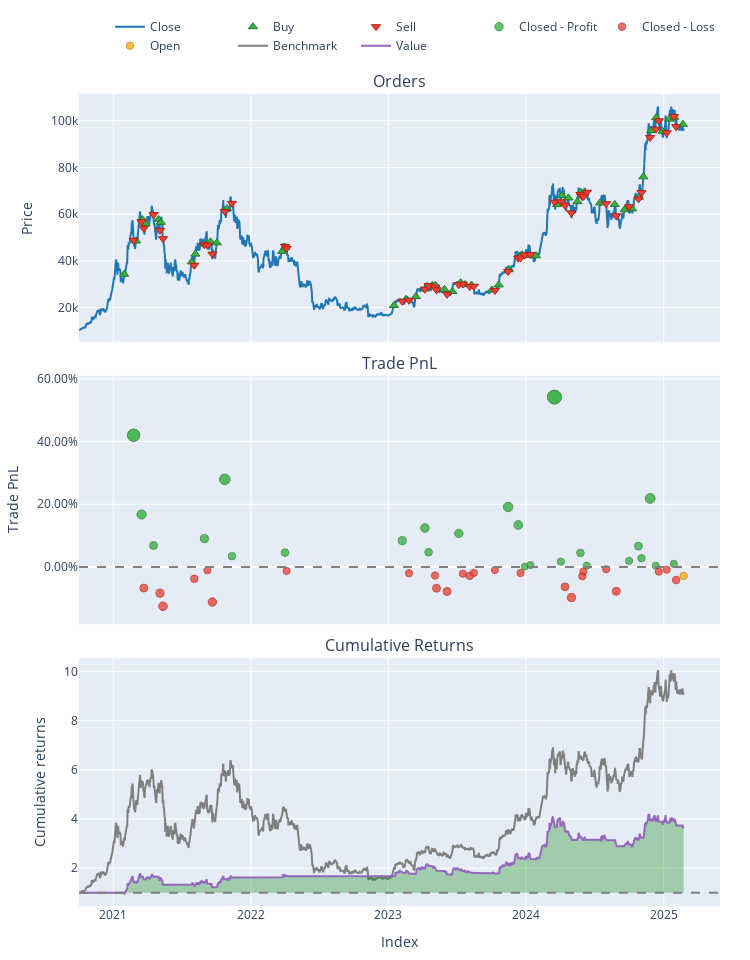

Notebook cell for this chart:
### Code cell
# pf_pairs[name_of_setup_to_investigate[-1]][name_of_setup_to_investigate[1:]].plot().show()
pf_pairs[name_of_setup_to_investigate[-1]][name_of_setup_to_investigate].plot().show()

### Figure 1 — Plotly figure (JSON) as saved in the notebook; plotly's stock layout.template omitted (floating-point values rounded to 4 significant figures; data arrays with more than 128 entries replaced by an {"elided": "..."} marker saying what was removed)
{"data": [{"legendgroup": "0", "line": {"color": "#1f77b4"}, "name": "Close", "showlegend": true, "type": "scatter", "uid": "86575964-19f2-49cc-ab36-9599e4f7e899", "x": {"elided": "1606 str values"}, "xaxis": "x", "y": {"elided": "1606 float values"}, "yaxis": "y"}, {"customdata": {"elided": "51x3 float values"}, "hovertemplate": "Order Id: %{customdata[0]}<br>Timestamp: %{x}<br>Price: %{y}<br>Size: %{customdata[1]:.6f}<br>Fees: %{customdata[2]:.6f}", "legendgroup": "1", "marker": {"color": "#37B13F", "line": {"color": "rgb(38,123,44)", "width": 1}, "size": 8, "symbol": "triangle-up"}, "mode": "markers", "name": "Buy", "type": "scatter", "uid": "b3b30819-f5b4-4678-869c-371f4a4e0b0e", "x": ["2021-01-30T00:00:00+00:00", "2021-03-03T00:00:00+00:00", "2021-03-19T00:00:00+00:00", "2021-03-28T00:00:00+00:00", "2021-05-01T00:00:00+00:00", "2021-05-07T00:00:00+00:00", "2021-07-28T00:00:00+00:00", "2021-08-07T00:00:00+00:00", "2021-09-01T00:00:00+00:00", "2021-09-16T00:00:00+00:00", "2021-10-03T00:00:00+00:00", "2021-10-30T00:00:00+00:00", "2022-03-25T00:00:00+00:00", "2022-04-03T00:00:00+00:00", "2023-01-16T00:00:00+00:00", "2023-02-17T00:00:00+00:00", "2023-03-15T00:00:00+00:00", "2023-04-09T00:00:00+00:00", "2023-04-28T00:00:00+00:00", "2023-05-06T00:00:00+00:00", "2023-05-30T00:00:00+00:00", "2023-06-20T00:00:00+00:00", "2023-07-12T00:00:00+00:00", "2023-07-23T00:00:00+00:00", "2023-08-10T00:00:00+00:00", "2023-10-03T00:00:00+00:00", "2023-10-21T00:00:00+00:00", "2023-11-17T00:00:00+00:00", "2023-12-16T00:00:00+00:00", "2023-12-20T00:00:00+00:00", "2024-01-01T00:00:00+00:00", "2024-01-28T00:00:00+00:00", "2024-03-24T00:00:00+00:00", "2024-04-06T00:00:00+00:00", "2024-04-23T00:00:00+00:00", "2024-05-17T00:00:00+00:00", "2024-05-26T00:00:00+00:00", "2024-05-31T00:00:00+00:00", "2024-06-04T00:00:00+00:00", "2024-07-16T00:00:00+00:00", "2024-08-24T00:00:00+00:00", "2024-09-19T00:00:00+00:00", "2024-10-09T00:00:00+00:00", "2024-10-27T00:00:00+00:00", "2024-11-08T00:00:00+00:00", "2024-11-29T00:00:00+00:00", "2024-12-12T00:00:00+00:00", "2024-12-29T00:00:00+00:00", "2025-01-16T00:00:00+00:00", "2025-01-29T00:00:00+00:00", "2025-02-21T00:00:00+00:00"], "xaxis": "x", "y": [34310.0, 48540.0, 57760.0, 55930.0, 57810.0, 56510.0, 39540.0, 42930.0, 47190.0, 48220.0, 47730.0, 62380.0, 44090.0, 45900.0, 20920.0, 23560.0, 24730.0, 28000.0, 29530.0, 29560.0, 27790.0, 26900.0, 30680.0, 29850.0, 29640.0, 27550.0, 29730.0, 36240.0, 42020.0, 42350.0, 42360.0, 42200.0, 64120.0, 67960.0, 66940.0, 65370.0, 69430.0, 68490.0, 68950.0, 64850.0, 64170.0, 61880.0, 62290.0, 67230.0, 76020.0, 95830.0, 101300.0, 95500.0, 100700.0, 101500.0, 98500.0], "yaxis": "y"}, {"customdata": {"elided": "50x3 float values"}, "hovertemplate": "Order Id: %{customdata[0]}<br>Timestamp: %{x}<br>Price: %{y}<br>Size: %{customdata[1]:.6f}<br>Fees: %{customdata[2]:.6f}", "legendgroup": "2", "marker": {"color": "#EA4335", "line": {"color": "rgb(181,31,18)", "width": 1}, "size": 8, "symbol": "triangle-down"}, "mode": "markers", "name": "Sell", "type": "scatter", "uid": "c821b726-1dd2-4454-83b2-4f9df5d14283", "x": ["2021-02-24T00:00:00+00:00", "2021-03-17T00:00:00+00:00", "2021-03-23T00:00:00+00:00", "2021-04-18T00:00:00+00:00", "2021-05-05T00:00:00+00:00", "2021-05-13T00:00:00+00:00", "2021-08-04T00:00:00+00:00", "2021-08-31T00:00:00+00:00", "2021-09-08T00:00:00+00:00", "2021-09-21T00:00:00+00:00", "2021-10-24T00:00:00+00:00", "2021-11-12T00:00:00+00:00", "2022-04-02T00:00:00+00:00", "2022-04-06T00:00:00+00:00", "2023-02-07T00:00:00+00:00", "2023-02-25T00:00:00+00:00", "2023-04-08T00:00:00+00:00", "2023-04-18T00:00:00+00:00", "2023-05-05T00:00:00+00:00", "2023-05-09T00:00:00+00:00", "2023-06-06T00:00:00+00:00", "2023-07-07T00:00:00+00:00", "2023-07-18T00:00:00+00:00", "2023-08-05T00:00:00+00:00", "2023-08-16T00:00:00+00:00", "2023-10-11T00:00:00+00:00", "2023-11-15T00:00:00+00:00", "2023-12-12T00:00:00+00:00", "2023-12-18T00:00:00+00:00", "2023-12-29T00:00:00+00:00", "2024-01-13T00:00:00+00:00", "2024-03-17T00:00:00+00:00", "2024-04-03T00:00:00+00:00", "2024-04-14T00:00:00+00:00", "2024-05-01T00:00:00+00:00", "2024-05-25T00:00:00+00:00", "2024-05-30T00:00:00+00:00", "2024-06-02T00:00:00+00:00", "2024-06-11T00:00:00+00:00", "2024-08-01T00:00:00+00:00", "2024-08-28T00:00:00+00:00", "2024-10-01T00:00:00+00:00", "2024-10-26T00:00:00+00:00", "2024-11-03T00:00:00+00:00", "2024-11-26T00:00:00+00:00", "2024-12-11T00:00:00+00:00", "2024-12-19T00:00:00+00:00", "2025-01-09T00:00:00+00:00", "2025-01-28T00:00:00+00:00", "2025-02-03T00:00:00+00:00"], "xaxis": "x", "y": [48810.0, 56770.0, 53980.0, 59880.0, 53090.0, 49530.0, 38130.0, 46890.0, 46770.0, 42920.0, 61170.0, 64640.0, 46190.0, 45410.0, 22710.0, 23140.0, 27850.0, 29370.0, 28780.0, 27610.0, 25670.0, 29840.0, 30080.0, 29060.0, 29140.0, 27330.0, 35480.0, 41170.0, 41290.0, 42480.0, 42700.0, 65180.0, 65340.0, 63790.0, 60550.0, 68430.0, 67520.0, 67630.0, 69390.0, 64500.0, 59290.0, 63200.0, 66560.0, 69240.0, 92810.0, 96390.0, 100000.0, 94860.0, 101900.0, 97490.0], "yaxis": "y"}, {"customdata": [[0, 0, 209.8, 0.4201], [1, 1, 118.7, 0.1674], [3, 3, 52.82, 0.06843], [7, 7, 57.38, 0.0902], [10, 10, 170.3, 0.2795], [11, 11, 26.7, 0.03425], [12, 12, 36.85, 0.04572], [14, 14, 69.83, 0.0839], [16, 16, 109.8, 0.1242], [17, 17, 46.7, 0.04699], [21, 21, 93.17, 0.1071], [26, 26, 170.1, 0.1913], [27, 27, 141.8, 0.1339], [29, 29, 1.134, 0.0009634], [30, 30, 6.989, 0.00593], [31, 31, 642.4, 0.5418], [32, 32, 31.18, 0.01706], [35, 35, 70.36, 0.04477], [38, 38, 6.984, 0.004448], [41, 41, 27.96, 0.01937], [42, 42, 97.95, 0.06657], [43, 43, 43.71, 0.02786], [44, 44, 352.8, 0.2187], [45, 45, 7.449, 0.00379], [48, 48, 18.52, 0.009616]], "hovertemplate": "Exit Trade Id: %{customdata[0]}<br>Position Id: %{customdata[1]}<br>Exit Timestamp: %{x}<br>PnL: %{customdata[2]:.6f}<br>Return: %{customdata[3]:.2%}", "legendgroup": "3", "marker": {"color": "#37B13F", "line": {"color": "rgb(38,123,44)", "width": 1}, "opacity": [0.8662, 0.7962, 0.7687, 0.7747, 0.8272, 0.7592, 0.7624, 0.773, 0.7842, 0.7628, 0.7794, 0.8028, 0.7869, 0.75, 0.7514, 0.9, 0.7545, 0.7621, 0.751, 0.7551, 0.7682, 0.7575, 0.8104, 0.7508, 0.7524], "size": [12.42, 9.154, 7.873, 8.155, 10.6, 7.431, 7.579, 8.073, 8.595, 7.596, 8.374, 9.464, 8.721, 7, 7.064, 14, 7.208, 7.567, 7.045, 7.238, 7.849, 7.348, 9.818, 7.037, 7.112], "symbol": "circle"}, "mode": "markers", "name": "Closed - Profit", "type": "scatter", "uid": "9775ba56-6823-49b8-a60f-1baf1a1fbb07", "x": ["2021-02-24T00:00:00+00:00", "2021-03-17T00:00:00+00:00", "2021-04-18T00:00:00+00:00", "2021-08-31T00:00:00+00:00", "2021-10-24T00:00:00+00:00", "2021-11-12T00:00:00+00:00", "2022-04-02T00:00:00+00:00", "2023-02-07T00:00:00+00:00", "2023-04-08T00:00:00+00:00", "2023-04-18T00:00:00+00:00", "2023-07-07T00:00:00+00:00", "2023-11-15T00:00:00+00:00", "2023-12-12T00:00:00+00:00", "2023-12-29T00:00:00+00:00", "2024-01-13T00:00:00+00:00", "2024-03-17T00:00:00+00:00", "2024-04-03T00:00:00+00:00", "2024-05-25T00:00:00+00:00", "2024-06-11T00:00:00+00:00", "2024-10-01T00:00:00+00:00", "2024-10-26T00:00:00+00:00", "2024-11-03T00:00:00+00:00", "2024-11-26T00:00:00+00:00", "2024-12-11T00:00:00+00:00", "2025-01-28T00:00:00+00:00"], "xaxis": "x2", "y": [0.4201, 0.1674, 0.06843, 0.0902, 0.2795, 0.03425, 0.04572, 0.0839, 0.1242, 0.04699, 0.1071, 0.1913, 0.1339, 0.0009634, 0.00593, 0.5418, 0.01706, 0.04477, 0.004448, 0.01937, 0.06657, 0.02786, 0.2187, 0.00379, 0.009616], "yaxis": "y2"}, {"customdata": [[2, 2, -55.84, -0.06747], [4, 4, -68.95, -0.08361], [5, 5, -94.8, -0.1254], [6, 6, -25.03, -0.03786], [8, 8, -7.544, -0.01088], [9, 9, -76.63, -0.1117], [13, 13, -10.64, -0.01263], [15, 15, -17.98, -0.01993], [18, 18, -28.57, -0.02746], [19, 19, -68.77, -0.06796], [20, 20, -73.68, -0.07812], [22, 22, -20.78, -0.02159], [23, 23, -26.89, -0.02855], [24, 24, -17.16, -0.01875], [25, 25, -8.847, -0.009853], [28, 28, -23.26, -0.01937], [33, 33, -117.6, -0.06327], [34, 34, -169.7, -0.09748], [36, 36, -48.51, -0.02955], [37, 37, -23.25, -0.0146], [39, 39, -11.68, -0.007407], [40, 40, -122.0, -0.07793], [46, 46, -29.56, -0.01498], [47, 47, -16.83, -0.008663], [49, 49, -81.34, -0.04182]], "hovertemplate": "Exit Trade Id: %{customdata[0]}<br>Position Id: %{customdata[1]}<br>Exit Timestamp: %{x}<br>PnL: %{customdata[2]:.6f}<br>Return: %{customdata[3]:.2%}", "legendgroup": "4", "marker": {"color": "#EA4335", "line": {"color": "rgb(181,31,18)", "width": 1}, "opacity": [0.7684, 0.7729, 0.7845, 0.7602, 0.7527, 0.7807, 0.7532, 0.7553, 0.7573, 0.7686, 0.7714, 0.7557, 0.7577, 0.7549, 0.7525, 0.7551, 0.7673, 0.7768, 0.7579, 0.7538, 0.7518, 0.7713, 0.7539, 0.7521, 0.7613], "size": [7.861, 8.07, 8.611, 7.477, 7.128, 8.433, 7.151, 7.245, 7.343, 7.867, 7.999, 7.267, 7.357, 7.23, 7.115, 7.238, 7.806, 8.249, 7.37, 7.176, 7.083, 7.996, 7.181, 7.1, 7.529], "symbol": "circle"}, "mode": "markers", "name": "Closed - Loss", "type": "scatter", "uid": "8f7a9359-2760-45b7-a485-7a8cecc6efa3", "x": ["2021-03-23T00:00:00+00:00", "2021-05-05T00:00:00+00:00", "2021-05-13T00:00:00+00:00", "2021-08-04T00:00:00+00:00", "2021-09-08T00:00:00+00:00", "2021-09-21T00:00:00+00:00", "2022-04-06T00:00:00+00:00", "2023-02-25T00:00:00+00:00", "2023-05-05T00:00:00+00:00", "2023-05-09T00:00:00+00:00", "2023-06-06T00:00:00+00:00", "2023-07-18T00:00:00+00:00", "2023-08-05T00:00:00+00:00", "2023-08-16T00:00:00+00:00", "2023-10-11T00:00:00+00:00", "2023-12-18T00:00:00+00:00", "2024-04-14T00:00:00+00:00", "2024-05-01T00:00:00+00:00", "2024-05-30T00:00:00+00:00", "2024-06-02T00:00:00+00:00", "2024-08-01T00:00:00+00:00", "2024-08-28T00:00:00+00:00", "2024-12-19T00:00:00+00:00", "2025-01-09T00:00:00+00:00", "2025-02-03T00:00:00+00:00"], "xaxis": "x2", "y": [-0.06747, -0.08361, -0.1254, -0.03786, -0.01088, -0.1117, -0.01263, -0.01993, -0.02746, -0.06796, -0.07812, -0.02159, -0.02855, -0.01875, -0.009853, -0.01937, -0.06327, -0.09748, -0.02955, -0.0146, -0.007407, -0.07793, -0.01498, -0.008663, -0.04182], "yaxis": "y2"}, {"customdata": [[50, 50, -53.3, -0.0286]], "hovertemplate": "Exit Trade Id: %{customdata[0]}<br>Position Id: %{customdata[1]}<br>Exit Timestamp: %{x}<br>PnL: %{customdata[2]:.6f}<br>Return: %{customdata[3]:.2%}", "legendgroup": "5", "marker": {"color": "#FFAA00", "line": {"color": "rgb(178,118,0)", "width": 1}, "opacity": [0.7577], "size": [7.358], "symbol": "circle"}, "mode": "markers", "name": "Open", "type": "scatter", "uid": "8e74ef98-f174-4e7d-9d32-5cce6117e0db", "x": ["2025-02-23T00:00:00+00:00"], "xaxis": "x2", "y": [-0.0286], "yaxis": "y2"}, {"legendgroup": "6", "line": {"color": "#7f7f7f"}, "name": "Benchmark", "showlegend": true, "type": "scatter", "uid": "904cc009-9dfe-4e1e-8aa0-0ebc3776c4a6", "x": {"elided": "1606 str values"}, "xaxis": "x3", "y": {"elided": "1606 float values"}, "yaxis": "y3"}, {"hoverinfo": "skip", "legendgroup": "7", "line": {"color": "rgba(0, 0, 0, 0)", "width": 0}, "opacity": 0, "showlegend": false, "type": "scatter", "uid": "92eaf1e4-c896-4605-9088-6c8c9c25874d", "x": {"elided": "1606 str values"}, "xaxis": "x3", "y": {"elided": "1606 int values"}, "yaxis": "y3"}, {"connectgaps": false, "fill": "tonexty", "fillcolor": "rgba(0, 128, 0, 0.3)", "hoverinfo": "skip", "legendgroup": "7", "line": {"color": "rgba(0, 0, 0, 0)", "width": 0}, "opacity": 0, "showlegend": false, "type": "scatter", "uid": "80ba3eaa-7f0b-4592-9184-e19e475610bf", "x": {"elided": "1606 str values"}, "xaxis": "x3", "y": {"elided": "1606 float values"}, "yaxis": "y3"}, {"hoverinfo": "skip", "legendgroup": "7", "line": {"color": "rgba(0, 0, 0, 0)", "width": 0}, "opacity": 0, "showlegend": false, "type": "scatter", "uid": "b596505d-0366-4aef-a20f-a518d347d6e5", "x": {"elided": "1606 str values"}, "xaxis": "x3", "y": {"elided": "1606 int values"}, "yaxis": "y3"}, {"connectgaps": false, "fill": "tonexty", "fillcolor": "rgba(255, 0, 0, 0.3)", "hoverinfo": "skip", "legendgroup": "7", "line": {"color": "rgba(0, 0, 0, 0)", "width": 0}, "opacity": 0, "showlegend": false, "type": "scatter", "uid": "84fb5911-f258-4f5d-b691-7260306e2916", "x": {"elided": "1606 str values"}, "xaxis": "x3", "y": {"elided": "1606 float values"}, "yaxis": "y3"}, {"legendgroup": "8", "line": {"color": "#9467bd"}, "name": "Value", "showlegend": true, "type": "scatter", "uid": "6c8c0bf2-e939-44d2-89c0-424bf6905c7d", "x": {"elided": "1606 str values"}, "xaxis": "x3", "y": {"elided": "1606 float values"}, "yaxis": "y3"}, {"hoverinfo": "skip", "legendgroup": "7", "line": {"color": "rgba(0, 0, 0, 0)", "width": 0}, "opacity": 0, "showlegend": false, "type": "scatter", "uid": "e288c35d-d919-45d9-8a52-b0453053df94", "x": {"elided": "1606 str values"}, "xaxis": "x3", "y": {"elided": "1606 int values"}, "yaxis": "y3"}], "layout": {"annotations": [{"font": {"size": 16}, "showarrow": false, "text": "Orders", "x": 0.5, "xanchor": "center", "xref": "paper", "y": 1, "yanchor": "bottom", "yref": "paper"}, {"font": {"size": 16}, "showarrow": false, "text": "Trade PnL", "x": 0.5, "xanchor": "center", "xref": "paper", "y": 0.6528, "yanchor": "bottom", "yref": "paper"}, {"font": {"size": 16}, "showarrow": false, "text": "Cumulative Returns", "x": 0.5, "xanchor": "center", "xref": "paper", "y": 0.3056, "yanchor": "bottom", "yref": "paper"}], "height": 960, "legend": {"orientation": "h", "traceorder": "normal", "x": 1, "xanchor": "right", "y": 1.042, "yanchor": "bottom"}, "margin": {"b": 30, "l": 30, "r": 30, "t": 30}, "shapes": [{"line": {"color": "gray", "dash": "dash"}, "type": "line", "x0": 0, "x1": 1, "xref": "paper", "y0": 0, "y1": 0, "yref": "y2"}, {"line": {"color": "gray", "dash": "dash"}, "type": "line", "x0": 0, "x1": 1, "xref": "paper", "y0": 1, "y1": 1, "yref": "y3"}], "showlegend": true, "width": 750, "xaxis": {"anchor": "y", "domain": [0, 1], "matches": "x3", "showticklabels": false}, "xaxis2": {"anchor": "y2", "domain": [0, 1], "matches": "x3", "showticklabels": false}, "xaxis3": {"anchor": "y3", "domain": [0, 1], "title": {"text": "Index"}}, "yaxis": {"anchor": "x", "domain": [0.6944, 1], "title": {"text": "Price"}}, "yaxis2": {"anchor": "x2", "domain": [0.3472, 0.6528], "tickformat": ".2%", "title": {"text": "Trade PnL"}}, "yaxis3": {"anchor": "x3", "domain": [0, 0.3056], "title": {"text": "Cumulative returns"}}}}
